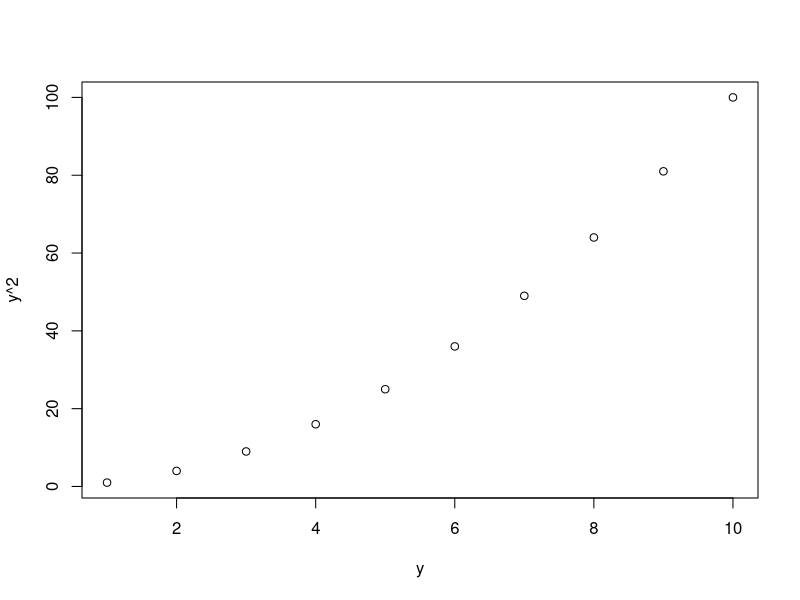

This figure's R source:
## ---- chunk 1
x <- 2
3 * x
## ---- chunk 2
y <- 1:10
sum(y)
## ---- chunk 3
plot(y, y^2)
